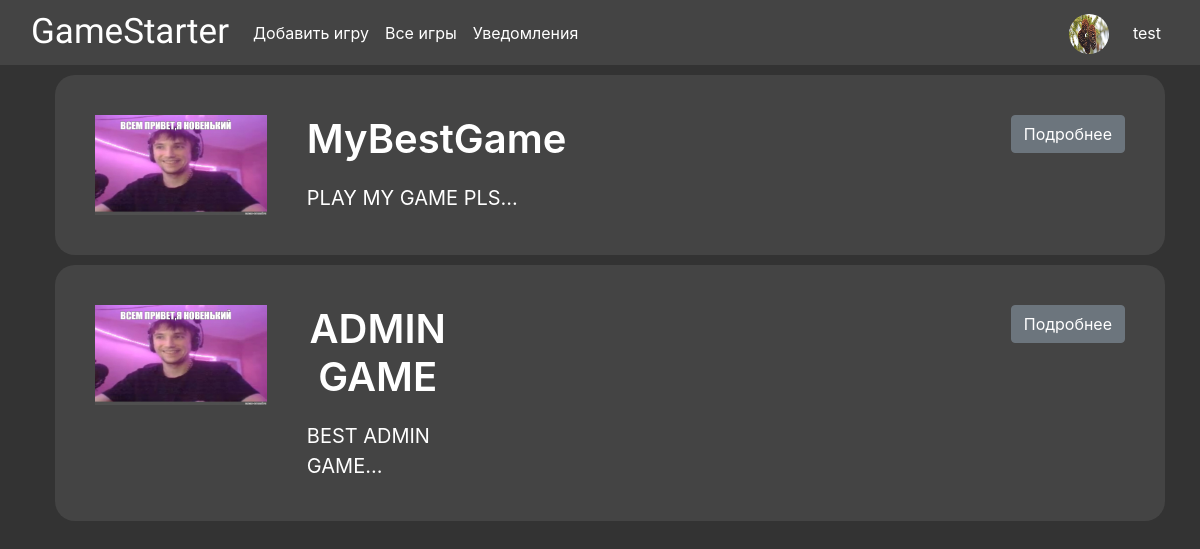
Before: / (signed in) with the older database file.
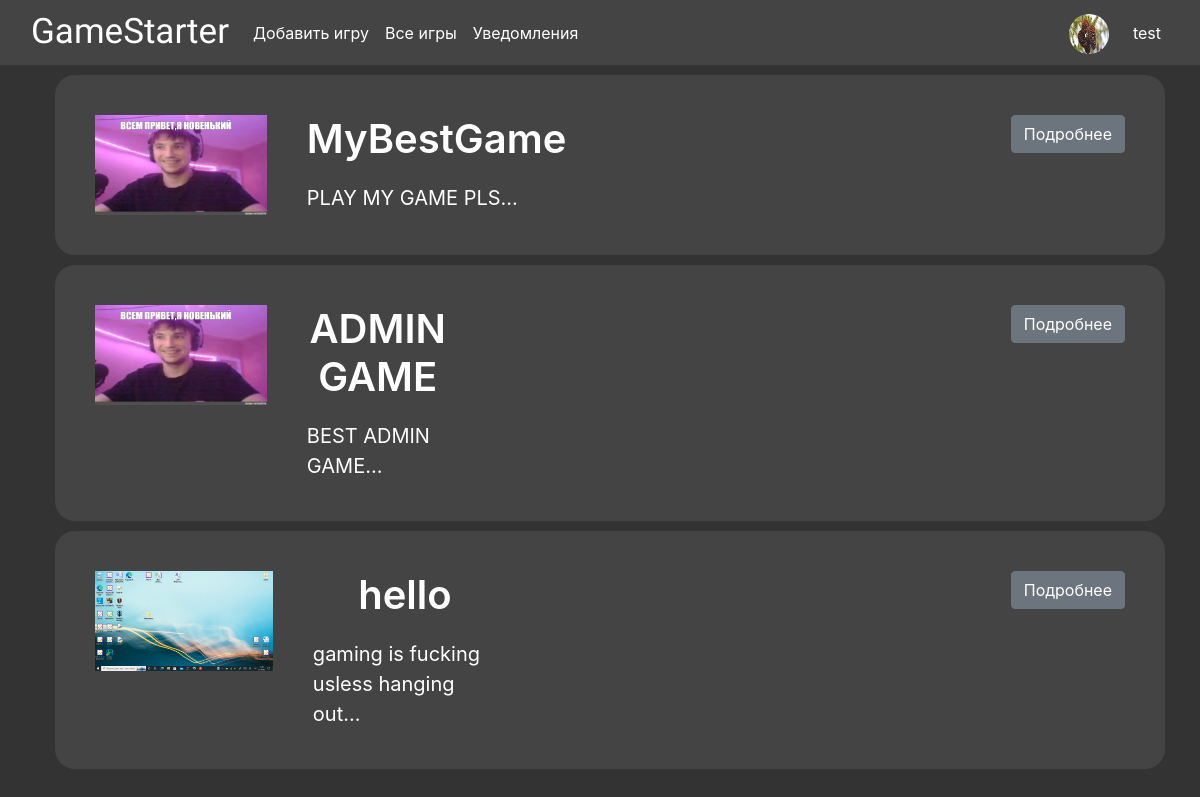
After: the same page with the newer database file.
### data/users.py (models this page shows, shortened)
class User(SqlAlchemyBase, SerializerMixin, UserMixin):
    __tablename__ = 'users'
    id = sqlalchemy.Column(sqlalchemy.Integer, primary_key=True, autoincrement=True)
    name = sqlalchemy.Column(sqlalchemy.String, nullable=True)
    nickname = sqlalchemy.Column(sqlalchemy.String, nullable=True)
    is_moderator = sqlalchemy.Column(sqlalchemy.Boolean, nullable=True)
    favorites = sqlalchemy.Column(sqlalchemy.String, nullable=True)
    email = sqlalchemy.Column(sqlalchemy.String, nullable=True, unique=True)
    hashed_password = sqlalchemy.Column(sqlalchemy.String, nullable=True)
    games_when_collaborate = orm.relationship('Game', backref='collaborator', secondary="association")
    profile_image = sqlalchemy.Column(sqlalchemy.String, default='/static/profile_images/default.png')
    notifications = orm.relationship('Notification', back_populates='user')
    games = orm.relationship("Game", back_populates='user')
    comments = orm.relationship('Comment', back_populates='user')
    games_likes = orm.relationship('Game', overlaps="games_dislikes")
    games_dislikes = orm.relationship('Game', overlaps="games_likes")
    comment_likes = orm.relationship('Comment', overlaps="comments_dislikes")
    comment_dislikes = orm.relationship('Comment', overlaps="comment_likes")

### data/games.py (models this page shows)
class Game(SqlAlchemyBase, SerializerMixin):
    __tablename__ = 'games'
    id = sqlalchemy.Column(sqlalchemy.Integer, primary_key=True, autoincrement=True)
    author = sqlalchemy.Column(sqlalchemy.Integer, sqlalchemy.ForeignKey("users.id"))
    name = sqlalchemy.Column(sqlalchemy.String, nullable=True)
    description = sqlalchemy.Column(sqlalchemy.String, nullable=True)
    github_link = sqlalchemy.Column(sqlalchemy.String, nullable=True)
    in_moderate = sqlalchemy.Column(sqlalchemy.Boolean, nullable=True)
    game_files = sqlalchemy.Column(sqlalchemy.String, nullable=True)
    likes = sqlalchemy.Column(sqlalchemy.Integer)
    dislikes = sqlalchemy.Column(sqlalchemy.Integer)
    photo = orm.relationship('Photo', back_populates='game')
    user = orm.relationship('User')
    comments = orm.relationship('Comment', back_populates='game')

### data/photo.py (models this page shows)
class Photo(SqlAlchemyBase, SerializerMixin):
    __tablename__ = 'photo'
    id = sqlalchemy.Column(sqlalchemy.Integer, primary_key=True, autoincrement=True)
    path = sqlalchemy.Column(sqlalchemy.String)
    parent_game = sqlalchemy.Column(sqlalchemy.Integer, sqlalchemy.ForeignKey("games.id"))
    game = orm.relationship('Game')

### main.py (the view)
@app.route('/')
def index():
    if not current_user.is_authenticated:
        return redirect('/preview')
    db_sess = db_session.create_session()
    games = db_sess.query(Game).filter(Game.in_moderate == False).all()
    photos = [game.photo[0] for game in games]
    return render_template('moderation.html', title='GameStarter', games=games, photos=photos)

### data/db_session.py (called while the page is built)
def create_session() -> Session:
    global __factory
    return __factory()

### main.py (called while the page is built)
@login_manager.user_loader
def load_user(user_id):
    db_sess = db_session.create_session()
    return db_sess.get(User, user_id)

### templates/moderation.html
{% extends "base.html" %}
{% block content %}
<div class="small-content">
{% for game in games %}
    <div class="game content">
        <div class="image">
            <img src="{{photos[loop.index0].path}}" alt="{{ game.title }}">
        </div>
        <div class="game-description">
            <h1>{{game.name}}</h1>
            <p>{{game.description[:40]}}...</p>
        </div>
        <div class="buttons-more">
            <a href="/game/{{ game.name }}" class="btn btn-secondary">Подробнее</a>
        </div>
    </div>
{% endfor %}
</div>
{% endblock %}

### templates/base.html (shortened to what this page needs)
<!doctype html>
<html lang="en">
<head>
    <link rel="stylesheet" href="https://cdn.jsdelivr.net/npm/bootstrap@4.0.0/dist/css/bootstrap.min.css"
>
    <link rel="stylesheet" href="/static/css/style.css">
    <link rel="stylesheet" href="/static/css/profile.css">
    <link rel="stylesheet" href="/static/css/moderation.css">
    <link rel="stylesheet" href="/static/css/game_page.css">
    <link rel="stylesheet" href="/static/css/notificatons.css">
</head>
<body>
<header>
    <nav class="navbar navbar-expand-lg bg-body-tertiary navbar-dark">
        <div class="container-fluid">
            <a class="navbar-brand" href="/">GameStarter</a>
            {% if current_user.is_authenticated %}
            <div class="collapse navbar-collapse" id="navbarSupportedContent">
                <ul class="navbar-nav me-auto mb-2 mb-lg-0">
                    <li class="nav-item">
                        <a class="nav-link active" aria-current="page" href="/game/add">Добавить игру</a>
                    </li>
                    <li>
                        <a class="nav-link active" aria-current="page" href="/">Все игры</a>
                    </li>
                    <li>
                            <a class="nav-link active" aria-current="page" href="/notifications">Уведомления</a>
                    </li>
                </ul>
            </div>
            <a class="navbar-brand" href="/profile/{{current_user.nickname}}"><img class="navbar-user-image" src="{{current_user.profile_image}}" alt=""></a>
            <div class="navbar-nav">
                <li class="nav-item">
                    <a class="nav-link active" aria-current="page" href="/profile/{{current_user.nickname}}">{{current_user.nickname}}</a>
                </li>
            </div>
            {% endif %}
        </div>
    </nav>
</header>
<main role="main" class="container">
    {% block content %}{% endblock %}
</main>
</body>
</html>

### static/css/style.css (style rules this page uses)
body { background-color: #333; color: white; }
nav { background-color: #444; max-height: 65px; }
.navbar-brand { font-family: "Jersey 15"; font-size: 35px; height: fit-content; width: fit-content; }
.navbar-user-image { border-radius: 50%; width: 40px; height: 40px; }

### static/css/moderation.css (style rules this page uses)
.image img { height: 100px; max-width: 200px; margin: 20px; }
.game { display:inline-flex; flex-direction: row; background-color: #444; margin: 30px; border-radius: 20px; width: 100%; }
.buttons-more { margin: 20px; width: 100%; text-align: right; }
.game h1 { margin: 20px; }
.game p { margin: 20px; }

### static/css/game_page.css (style rules this page uses)
.content { padding: 20px; border-radius: 20px; margin: 10px; background-color: #444; display: flex; justify-content: space-between; }
.content h1 { font-size: 40px; font-weight: 600; text-align: center; }
.content p { font-size: 20px; }

Changed rows visible on the page:
added Game: path (picture), name "hello", description "gaming is fucking usless hanging out"
